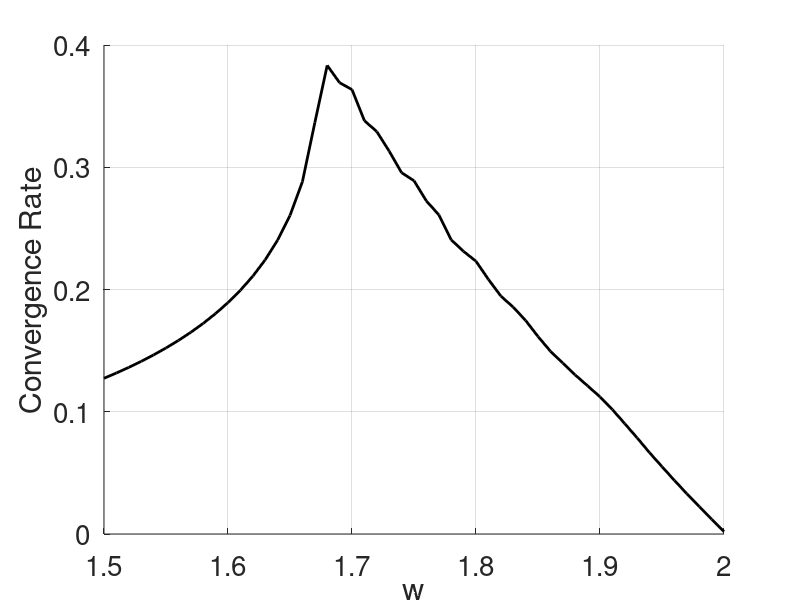

MATLAB code for this plot: (Note: this script raises an error after producing the figure.)
function basic_iterative_methods()
% solve -\Delta u = f on [0,1]^2, u = 0 on the boundary,
% u_exact = x*y*(1-x)*(1-y)

p1 = 4;
for p=p1:8
% plot error vs iteration only for the coarses mesh 17-by-17
    p_index = p-p1+1;
    n = 2^p + 1;
    n1 = n - 1;
    t = linspace(0,1,n);
    [x,y] = meshgrid(t,t);
    f = 2*(x.^2 - x + y.^2 - y);
    h(p_index) = 1/(n - 1);
    h2 = h(p_index)^2;
    u = zeros(n);
    u_exact = x.*y.*(1 - x).*(1 - y);

    itermax = 100;
    itermin = 50;
    ii = itermin : itermax;
    om = 1.5:0.01:2;   
for o =1:length(om)
    % SOR
    u = zeros(n);
%     om = 2/(1 + sin(pi*h(p_index))) + eps;
    for k = 1 : itermax
    for i = 2 : n1
        for j = 2 : n1
            u(i,j) = (1 - om(o))*u(i,j) + om(o)*0.25*(u(i,j+1) + u(i,j-1) + u(i+1,j) + u(i-1,j) - h2*f(i,j));
        end
    end
    esor(k) = max(max(abs(u - u_exact)));
    end
    z = log(esor(itermin : itermax));
    pol = polyfit(ii,z,1);
    rsor(o) = -pol(1);
end
%% plot convergence rate
figure; clf; grid;
hold on;
plot(om,rsor','k','Linewidth',2);
set(gca,'Fontsize',20);
xlabel('w');
ylabel('Convergence Rate');
title('N=2^'+string(p) +"+1")

end
ome = [1.68,1.83, 1.91, 1.97, 1.99];
figure(1); clf; grid;
hold on;
plot(h,ome,'k','Linewidth',2);
hold on 
plot(h, 2./(1 + sin(pi.*h)) + eps)
set(gca,'Fontsize',20);
xlabel('h');
ylabel('w');
legend('Experimental', 'Theoretical')
% title('N=2^'+string(p) +"+1")



end


